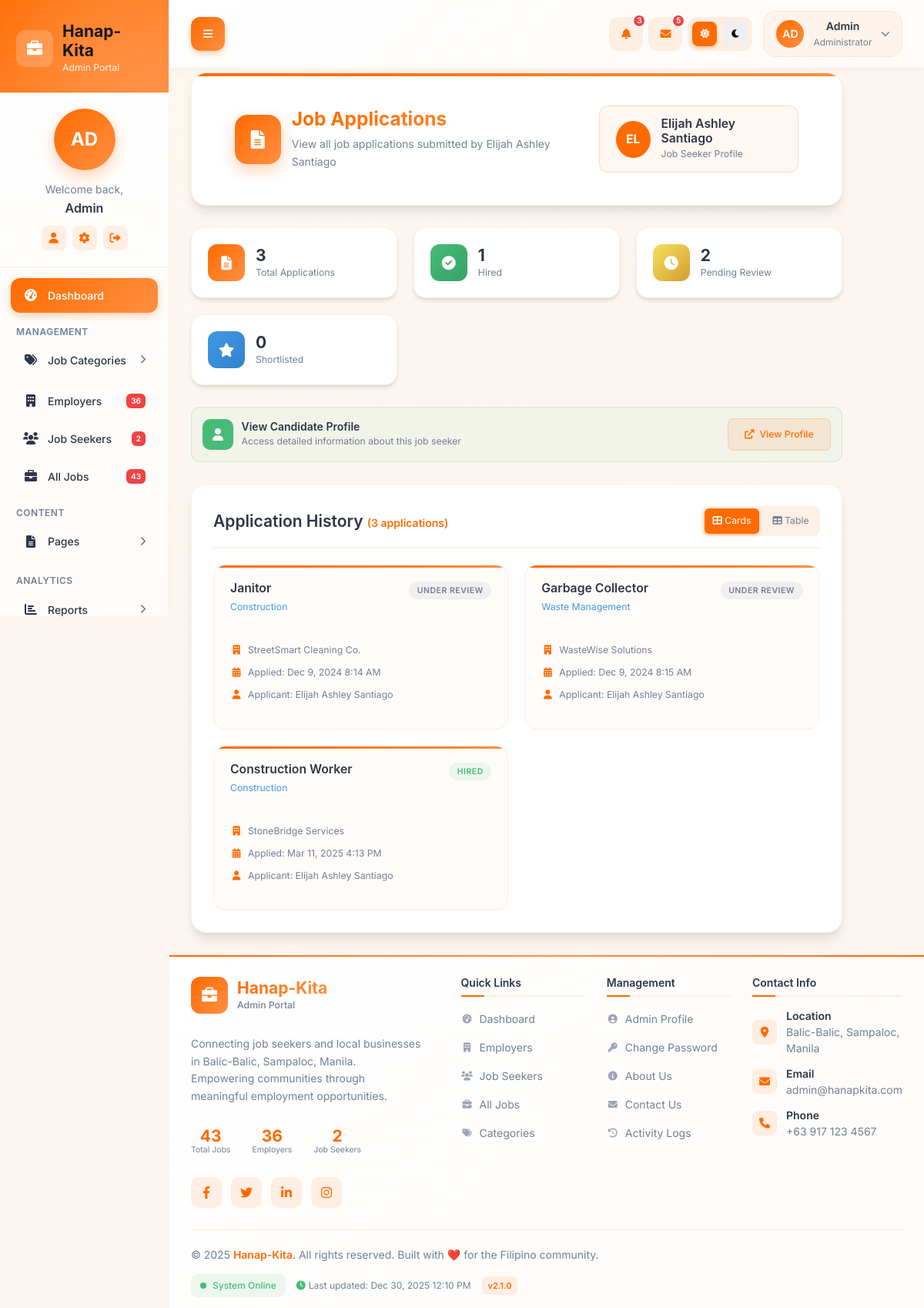
The app's page /hanapkita/admin/jobsapplied-jobseekers.php?jobsid=4&&jsname=Elijah Ashley Santiago (signed in) with its own data.
### tables this page shows
CREATE TABLE `tblapplyjob` (
  `ID` int(10) NOT NULL,
  `UserId` int(5) DEFAULT NULL,
  `JobId` int(5) DEFAULT NULL,
  `Applydate` timestamp NOT NULL DEFAULT current_timestamp() ON UPDATE current_timestamp(),
  `Status` varchar(200) DEFAULT NULL,
  `ResponseDate` timestamp NULL DEFAULT NULL ON UPDATE current_timestamp()
);

CREATE TABLE `tbljobs` (
  `jobId` int(11) NOT NULL,
  `employerId` int(11) NOT NULL,
  `jobCategory` varchar(255) DEFAULT NULL,
  `jobTitle` varchar(255) DEFAULT NULL,
  `jobType` varchar(255) DEFAULT NULL,
  `salaryPackage` char(200) DEFAULT NULL,
  `skillsRequired` varchar(255) DEFAULT NULL,
  `experience` varchar(50) DEFAULT NULL,
  `jobLocation` varchar(255) DEFAULT NULL,
  `jobDescription` mediumtext DEFAULT NULL,
  `JobExpdate` date DEFAULT NULL,
  `postinDate` timestamp NULL DEFAULT current_timestamp(),
  `updationDate` timestamp NULL DEFAULT NULL ON UPDATE current_timestamp(),
  `isActive` int(1) NOT NULL
);

CREATE TABLE `tblemployers` (
  `id` int(11) NOT NULL,
  `ConcernPerson` varchar(150) DEFAULT NULL,
  `EmpEmail` varchar(250) DEFAULT NULL,
  `EmpPassword` varchar(250) DEFAULT NULL,
  `CompnayName` varchar(255) DEFAULT NULL,
  `CompanyTagline` mediumtext DEFAULT NULL,
  `CompnayDescription` mediumtext DEFAULT NULL,
  `CompanyUrl` varchar(255) DEFAULT NULL,
  `CompnayLogo` varchar(200) DEFAULT NULL,
  `noOfEmployee` char(10) DEFAULT NULL,
  `industry` varchar(255) DEFAULT NULL,
  `typeBusinessEntity` varchar(255) DEFAULT NULL,
  `lcation` varchar(255) DEFAULT NULL,
  `establishedIn` char(200) DEFAULT NULL,
  `RegDtae` timestamp NULL DEFAULT current_timestamp(),
  `LastUpdationDate` timestamp NOT NULL DEFAULT current_timestamp() ON UPDATE current_timestamp(),
  `Is_Active` int(1) DEFAULT NULL
);

CREATE TABLE `tbljobseekers` (
  `id` int(11) NOT NULL,
  `FullName` varchar(150) DEFAULT NULL,
  `EmailId` varchar(150) DEFAULT NULL,
  `ContactNumber` bigint(15) DEFAULT NULL,
  `Password` varchar(150) DEFAULT NULL,
  `Resume` varchar(150) DEFAULT NULL,
  `AboutMe` mediumtext DEFAULT NULL,
  `ProfilePic` varchar(200) DEFAULT NULL,
  `Skills` varchar(200) DEFAULT NULL,
  `RegDate` timestamp NULL DEFAULT current_timestamp(),
  `LastUpdationDate` timestamp NULL DEFAULT NULL ON UPDATE current_timestamp(),
  `IsActive` int(1) DEFAULT NULL
);

### hanapkita/admin/jobsapplied-jobseekers.php (the view, shortened to what the rows shown need)
<?php
include('includes/dbconnection.php');
if (strlen($_SESSION['jpaid']==0)) {
  header('location:logout.php');
  } else{
  ?>
<!doctype html>
<html lang="en" class="no-focus">
<head>
    <link rel="stylesheet" href="assets/js/plugins/datatables/dataTables.bootstrap4.min.css">
    <link rel="stylesheet" id="css-main" href="assets/css/codebase.min.css">
    <link rel="stylesheet" href="https://cdnjs.cloudflare.com/ajax/libs/font-awesome/6.0.0/css/all.min.css">
</head>
<body>
    <div id="page-container" class="sidebar-o sidebar-inverse side-scroll page-header-fixed main-content-narrow">
        <?php include_once('includes/sidebar.php');?>
        <?php include_once('includes/header.php');?>
        <main id="main-container">
            <div class="content main-content">
                <div class="page-header">
                    <div class="header-content">
                        <div class="header-left">
                            <div class="header-text">
                                <h1>Job Applications</h1>
                            </div>
                        </div>
                    </div>
                </div>
                    <?php
                    $jsid = intval($_GET['jobsid']);
                    $sql_total = "SELECT COUNT(*) as count FROM tblapplyjob WHERE UserId = :jsid";
                    $query_total = $dbh->prepare($sql_total);
                    $query_total->bindParam(':jsid', $jsid, PDO::PARAM_INT);
                    $query_total->execute();
                    $total_applications = $query_total->fetch(PDO::FETCH_OBJ)->count;
                    ?>
                <div class="applications-card">
                    <div class="applications-header">
                        <h2 class="applications-title">
                            Application History
                            <?php if ($total_applications > 0): ?>
                                <span style="color: var(--primary-orange); font-size: 1rem;">(<?php echo $total_applications; ?> applications)</span>
                            <?php endif; ?>
                        </h2>
                    </div>
                    <?php
                    $sql="SELECT tbljobseekers.FullName,tbljobs.jobTitle,tbljobs.jobCategory,tblapplyjob.Applydate,tblapplyjob.Status,tblemployers.CompnayName from tblapplyjob
join tbljobseekers on tbljobseekers.id=tblapplyjob.UserId
join tbljobs on tbljobs.jobId=tblapplyjob.JobId
join tblemployers on tblemployers.id=tbljobs.employerId
where tblapplyjob.UserId='$jsid'";
                    $query = $dbh->prepare($sql);
                    $query->execute();
                    $results = $query->fetchAll(PDO::FETCH_OBJ);
                    if(empty($results)) {
                    ?>
                        <div class="empty-state">
                            <i class="fas fa-clipboard-list"></i>
                            <h3>No Applications Found</h3>
                            <p>This candidate hasn't applied for any jobs yet.</p>
                        </div>
                    <?php
                    } else {
                    ?>
                    <div class="applications-grid" id="cardsView">
                        <?php
                        foreach($results as $row) {
                            $status_class = 'status-null';
                            $status_text = 'Under Review';
                            if ($row->Status == 'Hired') {
                                $status_class = 'status-hired';
                                $status_text = 'Hired';
                            } elseif ($row->Status == 'Sort Listed') {
                                $status_class = 'status-shortlisted';
                                $status_text = 'Shortlisted';
                            } elseif (!empty($row->Status)) {
                                $status_class = 'status-pending';
                                $status_text = $row->Status;
                            }
                        ?>
                        <div class="application-card">
                            <div class="application-header">
                                <div class="job-info">
                                    <h3><?php echo htmlentities($row->jobTitle); ?></h3>
                                    <p class="job-category"><?php echo htmlentities($row->jobCategory); ?></p>
                                </div>
                                <span class="status-badge <?php echo $status_class; ?>">
                                    <?php echo $status_text; ?>
                                </span>
                            </div>
                            <div class="application-details">
                                <div class="application-detail-row">
                                    <i class="fas fa-building"></i>
                                    <span><?php echo htmlentities($row->CompnayName); ?></span>
                                </div>
                                <div class="application-detail-row">
                                    <i class="fas fa-calendar-alt"></i>
                                    <span>Applied: <?php echo date('M j, Y g:i A', strtotime($row->Applydate)); ?></span>
                                </div>
                                <div class="application-detail-row">
                                    <i class="fas fa-user"></i>
                                    <span>Applicant: <?php echo htmlentities($row->FullName); ?></span>
                                </div>
                            </div>
                        </div>
                        <?php } ?>
                    </div>
                    <?php } ?>
                </div>
            </div>
        </main>
</body>
</html>
<?php }  ?>

### hanapkita/admin/includes/sidebar.php (shortened to what the rows shown need)
<nav id="sidebar" class="modern-sidebar">
    <div class="sidebar-header">
        <div class="sidebar-logo">
            <div class="logo-text">
                <h1 class="logo-title">Hanap-Kita</h1>
            </div>
        </div>
    </div>
    <div class="sidebar-user">
        <?php
        $aid=$_SESSION['jpaid'];
        $sql="SELECT AdminName from tbladmin where ID=:aid";
        $query = $dbh -> prepare($sql);
        $query->bindParam(':aid',$aid,PDO::PARAM_STR);
        $query->execute();
        $results=$query->fetchAll(PDO::FETCH_OBJ);
        $cnt=1;
        if($query->rowCount() > 0)
        {
        foreach($results as $row)
        {               ?>
        <a href="admin-profile.php" class="user-avatar-large">
            <?php echo strtoupper(substr($row->AdminName, 0, 2)); ?>
        </a>
        <p class="user-welcome">Welcome back,</p>
        <h3 class="user-name-large"><?php echo $row->AdminName; ?></h3>
        <?php $cnt=$cnt+1;}} ?>
        <div class="user-actions">
            <button class="user-action-btn" title="Profile" onclick="location.href='admin-profile.php'">
            </button>
            <button class="user-action-btn" title="Settings" onclick="location.href='change-password.php'">
            </button>
            <button class="user-action-btn" title="Logout" onclick="location.href='logout.php'">
            </button>
        </div>
    </div>
</nav>

### hanapkita/admin/includes/header.php (shortened to what the rows shown need)
<header id="page-header" class="modern-header">
    <div class="header-content">
        <div class="header-right">
            <div class="btn-group" role="group">
                <?php
                $aid=$_SESSION['jpaid'];
                $sql="SELECT AdminName from tbladmin where ID=:aid";
                $query = $dbh -> prepare($sql);
                $query->bindParam(':aid',$aid,PDO::PARAM_STR);
                $query->execute();
                $results=$query->fetchAll(PDO::FETCH_OBJ);
                $cnt=1;
                if($query->rowCount() > 0)
                {
                foreach($results as $row)
                {               ?>
                <button type="button" class="user-profile" id="page-header-user-dropdown" data-toggle="dropdown" aria-haspopup="true" aria-expanded="false">
                    <div class="user-avatar">
                        <?php echo strtoupper(substr($row->AdminName, 0, 2)); ?>
                    </div>
                    <div class="user-info">
                        <p class="user-name"><?php echo $row->AdminName; ?></p>
                        <p class="user-role">Administrator</p>
                    </div>
                    <i class="fas fa-chevron-down dropdown-arrow"></i>
                </button>
                <?php $cnt=$cnt+1;}} ?>
            </div>
        </div>
    </div>
</header>

### records on screen
tblapplyjob: JobId.jobTitle "Janitor", JobId.jobCategory "Construction", status_text "UNDER REVIEW", tblemployers.CompnayName "StreetSmart Cleaning Co.", Applydate "Dec 9, 2024 8:14 AM", tbljobseekers.FullName "Elijah Ashley Santiago"
tblapplyjob: JobId.jobTitle "Garbage Collector", JobId.jobCategory "Waste Management", status_text "UNDER REVIEW", tblemployers.CompnayName "WasteWise Solutions", Applydate "Dec 9, 2024 8:15 AM", tbljobseekers.FullName "Elijah Ashley Santiago"
tblapplyjob: JobId.jobTitle "Construction Worker", JobId.jobCategory "Construction", Status "HIRED", tblemployers.CompnayName "StoneBridge Services", Applydate "Mar 11, 2025 4:13 PM", tbljobseekers.FullName "Elijah Ashley Santiago"

### other values on screen
substr($row->AdminName, 0, 2) "AD"
$row->AdminName "Admin"
$query2->rowCount() "36"
$query3->rowCount() "2"
$query4->rowCount() "43"
$_GET['jsname'] "Elijah Ashley Santiago"
substr($jsname, 0, 2) "EL"
$total_applications "3"
$hired_applications "1"
$pending_applications "2"
$shortlisted_applications "0"
$query_total_jobs->rowCount() "43"
$query_total_employers->rowCount() "36"
$query_total_candidates->rowCount() "2"
